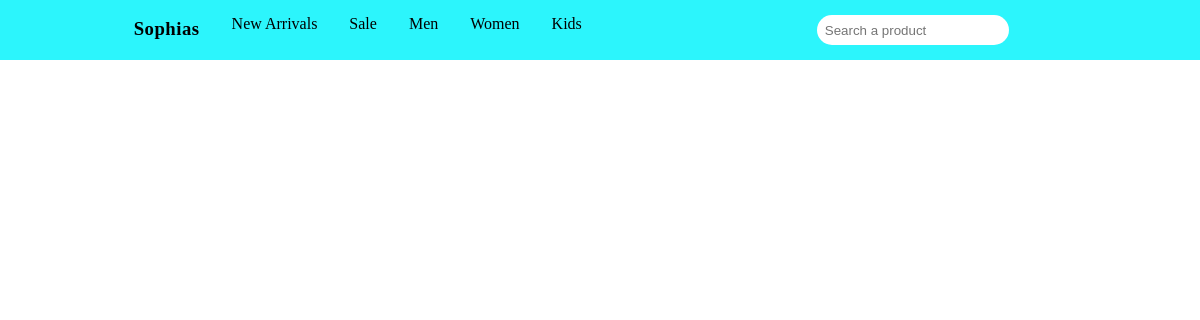
The page /category/foot-ware/ on the database as committed earlier.
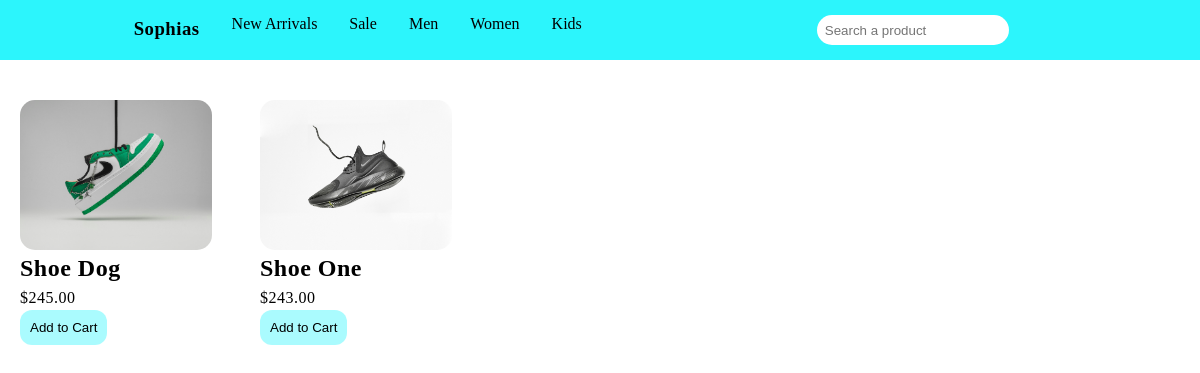
The same page on the database as committed later.
### shop/models.py (models this page shows, shortened)
class Product(models.Model):
    category = models.ForeignKey(Category, related_name='products', on_delete=models.CASCADE)
    name = models.CharField(max_length=200)
    description = models.TextField()
    price = models.DecimalField(max_digits=10, decimal_places=2)
    image = models.ImageField(upload_to='products/')
    stock = models.PositiveIntegerField(default=0)
    available = models.BooleanField(default=True)

### shop/views.py (the view)
# urls.py: path('category/<slug:category_slug>/', views.product_list, name='product_list_by_category'),
def product_list(request, category_slug=None):
    category = None
    categories = Category.objects.all()
    products = Product.objects.filter(available=True)
    if category_slug:
        category = get_object_or_404(Category, slug=category_slug)
        products = products.filter(category=category)
    return render(request, 'product_list.html', {'category': category, 'categories': categories, 'products': products})

### shop/templates/product_list.html (shortened to what this page needs)
{% extends "base.html" %}
{% block content %}
<div class="products">
  {% for product in products %}
        <div class="item">
       <a href="{% url 'product_detail' product.id %}"><img src="{{product.image.url}}"  alt="{{ product.name }}"></a>
      <h2>{{ product.name }}</h2>
      <p>${{ product.price }}</p>
     <button> <a href="{% url 'add_to_cart' product.id %}">Add to Cart</a></buttotn>
</div>
  {% endfor %}
{% endblock %}

### shop/templates/base.html (shortened to what this page needs)
{% load static %}
<header>
<head>
<link rel="stylesheet" href="{%static "style.css"%}" >
<nav>
    <ul>
        <h3>Sophias</h3>
        <li>New Arrivals</li>
        <li>Sale</li>
        <li>Men</li>
        <li>Women</li>
        <li>Kids</li>
    </ul>
<form method="GET" action="{% url 'search' %}">
    <div class = "content">
            <input type="text" name="q" placeholder="Search a product" value="{{ query }}"></input>
            <button type="submit"><box-icon name='search'></box-icon></button>
            <a href="cart"><span><box-icon name='cart'></box-icon></span></a>
            </div>
        </form>
</nav>
    </head>
</header>
<body>
{% block content %}{% endblock content %}
</body>

### shop/static/style.css (style rules this page uses)
* { margin: 0; padding: 0; }
nav { display: flex; width: 100%; background:rgb(44, 245, 252); padding: 15px; justify-content: space-around; overflow: visible; position: sticky; z-index: 1000; top: 0; }
nav ul h3 { margin-left: 1px; }
nav ul { display: flex; gap: 2rem; }
nav ul li { list-style: none; }
nav .content { display: flex; margin-right: 20px; }
nav .content input { border-radius: 15px; padding: 7.5px; border-style: none; }
nav .content button { background: none; border-style: none; margin-right: 10px; margin-left: 10px; size: 12px; }
nav .content span { size: 12px; }
.hero-section .content p,h2 { line-height: 1; letter-spacing: 0.5; }
.products { display: grid; align-items: center; justify-content: space-evenly; grid-template-columns: repeat(5, 1fr); margin: 20px; width: 100%; }
.products img { width: 80%; height: 150px; object-fit: cover; border-radius: 15px; margin-top: 20px; }
.products button { border-style: none; background: rgb(44, 245, 252, 0.4); border-radius:12px; padding: 10px; }
.products button a { text-decoration: none; color: black; }
.products h2, p { line-height: 1.5; letter-spacing: 0.5; }
.footer .about_logo p, h3, h4 { line-height: 1.5; letter-spacing: 0.5; margin-left: 10px; }

Rows that differ between the two databases and show on the page:
added Product: image (picture), name "Shoe Dog", price "245.00"
added Product: image (picture), name "Shoe One", price "243.00"
